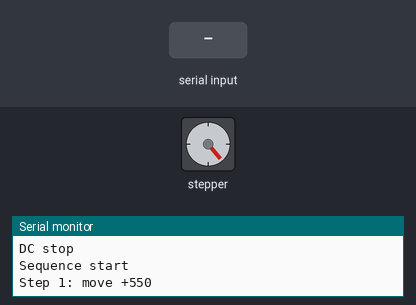
Bench run of a sketch on a simulated Arduino Uno, built with avr-gcc and run on an emulated ATmega328P. Parts: stepper motor, the last lines printed to the serial monitor. Inputs (shaded band) come from the test bench. Stepper angles assume 200 steps per turn.

Above: at 1.3 s.
1.4 s: "mode crazy\n" received over Serial
At 2.4 s:
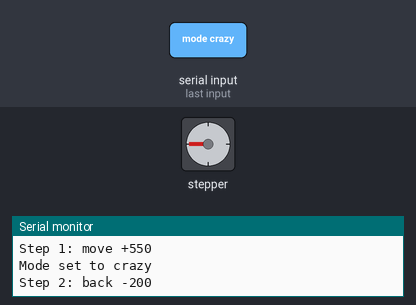
4.4 s: "restart\n" received over Serial
At 6.83 s:
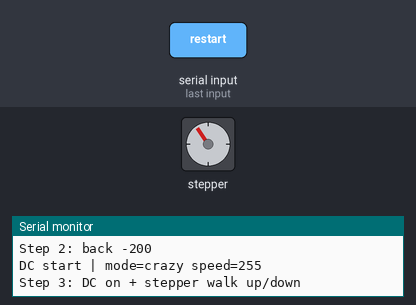
7.4 s: "mode medium\n" received over Serial
At 8.78 s:
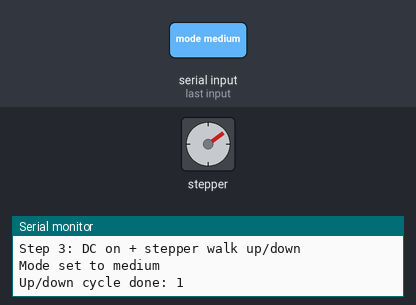
10.4 s: "restart\n" received over Serial
Timing chart, 0 to 22.7 s (numbered marks = the images above; inputs shaded):
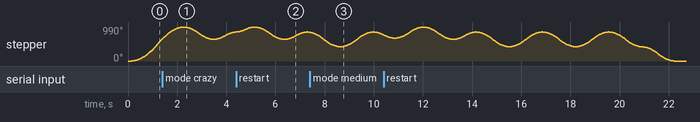

The sketch:

14_2_TB6612.ino
```cpp
/*
  14_2_TB6612.ino

  Advanced non-blocking startup sequence:
  1) Stepper moves +550 steps
  2) Stepper moves -200 steps
  3) DC motor starts (mode: crazy / medium / soft)
  4) While DC runs, stepper walks up/down between target points
  5) After configurable up/down cycles, DC stops
  6) Stepper returns to zero

  Serial commands:
    mode crazy
    mode medium
    mode soft
    restart
    status
    help
*/

#include <Arduino.h>
#include <AccelStepper.h>

// -------------------- DC motor (TB6612) --------------------
const uint8_t DC_DIR_PIN = 12; // SpinEN on CNC shield
const uint8_t DC_PWM_PIN = 9;  // PWM output pin

struct DcMode
{
    const char *name;
    int speed;                   // 0..255
    bool alternateDirection;     // true for crazy mode
    unsigned long toggleEveryMs; // used only when alternateDirection=true
};

const DcMode dcModes[] = {
    {"crazy", 255, true, 140},
    {"medium", 165, false, 0},
    {"soft", 95, false, 0},
    // you can extend the modes here ...
};

// -------------------- Startup/walk parameters --------------------
const long startupForwardSteps = 550;
const long startupBackSteps = 200;

// During DC run, stepper walks between these offsets (relative to base position).
const long walkOffsets[] = {120, -120};
const uint8_t WALK_POINTS = sizeof(walkOffsets) / sizeof(walkOffsets[0]);

const uint8_t DC_MODE_COUNT = sizeof(dcModes) / sizeof(dcModes[0]);
uint8_t activeMode = 1; // 0=crazy, 1=medium, 2=soft

bool dcRunning = false;
int dcDirectionSign = 1;
unsigned long lastDcToggleMs = 0;

// -------------------- Stepper (non-blocking) --------------------
// CNC shield X slot: STEP=2, DIR=5, EN=8
const uint8_t STEP_PIN = 2;
const uint8_t STEP_DIR_PIN = 5;
const uint8_t STEP_ENABLE_PIN = 8;

AccelStepper stepper(AccelStepper::DRIVER, STEP_PIN, STEP_DIR_PIN);

const float stepperMaxSpeed = 700.0f;
const float stepperAccel = 500.0f;

uint8_t walkIndex = 0;
int upDownCyclesDone = 0;
int upDownCyclesTarget = 3; // set to 2 or 3 (or any value >=1)
long walkBasePos = 0;

// -------------------- Sequence state machine --------------------
enum SequenceState
{
    ST_START_MOVE_550 = 0,
    ST_START_BACK_200 = 1,
    ST_WALK_AND_SPIN = 2,
    ST_RETURN_HOME = 3,
    ST_DONE = 4,
};

SequenceState state = ST_START_MOVE_550;

// Sets DC motor direction and PWM speed (-255..255).
void setDcMotor(int speedValue)
{
    speedValue = constrain(speedValue, -255, 255);

    if (speedValue == 0)
    {
        analogWrite(DC_PWM_PIN, 0);
        return;
    }

    if (speedValue > 0)
    {
        digitalWrite(DC_DIR_PIN, HIGH);
        analogWrite(DC_PWM_PIN, speedValue);
    }
    else
    {
        digitalWrite(DC_DIR_PIN, LOW);
        analogWrite(DC_PWM_PIN, -speedValue);
    }
}

// Starts DC motor using the currently selected mode.
void startDc()
{
    const DcMode &m = dcModes[activeMode];
    dcRunning = true;
    dcDirectionSign = 1;
    lastDcToggleMs = millis();
    setDcMotor(dcDirectionSign * m.speed);

    Serial.print("DC start | mode=");
    Serial.print(m.name);
    Serial.print(" speed=");
    Serial.println(m.speed);
}

// Stops the DC motor immediately.
void stopDc()
{
    dcRunning = false;
    setDcMotor(0);
    Serial.println("DC stop");
}

// Updates optional DC direction toggling for crazy mode.
void updateDc()
{
    if (!dcRunning)
    {
        return;
    }

    const DcMode &m = dcModes[activeMode];
    if (!m.alternateDirection)
    {
        return;
    }

    const unsigned long now = millis();
    if (now - lastDcToggleMs >= m.toggleEveryMs)
    {
        lastDcToggleMs = now;
        dcDirectionSign = -dcDirectionSign;
        setDcMotor(dcDirectionSign * m.speed);
    }
}

// Resets variables and starts the startup sequence from step 1.
void startSequence()
{
    stopDc();

    walkIndex = 0;
    upDownCyclesDone = 0;

    state = ST_START_MOVE_550;
    stepper.moveTo(startupForwardSteps);

    Serial.println("Sequence start");
    Serial.println("Step 1: move +550");
}

// Prints current runtime state and counters.
void printStatus()
{
    Serial.print("state=");
    Serial.print((int)state);
    Serial.print(" stepperPos=");
    Serial.print(stepper.currentPosition());
    Serial.print(" stepperTarget=");
    Serial.print(stepper.targetPosition());
    Serial.print(" dc=");
    Serial.print(dcRunning ? "ON" : "OFF");
    Serial.print(" mode=");
    Serial.print(dcModes[activeMode].name);
    Serial.print(" cycles=");
    Serial.print(upDownCyclesDone);
    Serial.print("/");
    Serial.println(upDownCyclesTarget);
}

// Prints available serial commands.
void printHelp()
{
    Serial.println("Commands:");
    Serial.println("  mode crazy");
    Serial.println("  mode medium");
    Serial.println("  mode soft");
    Serial.println("  restart");
    Serial.println("  status");
    Serial.println("  help");
}

// Handles serial input commands.
void handleSerial()
{
    if (!Serial.available())
    {
        return;
    }

    String cmd = Serial.readStringUntil('\n');
    cmd.trim();
    cmd.toLowerCase();

    if (cmd == "mode crazy")
    {
        activeMode = 0;
        Serial.println("Mode set to crazy");
    }
    else if (cmd == "mode medium")
    {
        activeMode = 1;
        Serial.println("Mode set to medium");
    }
    else if (cmd == "mode soft")
    {
        activeMode = 2;
        Serial.println("Mode set to soft");
    }
    else if (cmd == "restart")
    {
        startSequence();
    }
    else if (cmd == "status")
    {
        printStatus();
    }
    else if (cmd == "help")
    {
        printHelp();
    }
    else if (cmd.length() > 0)
    {
        Serial.print("Unknown command: ");
        Serial.println(cmd);
        printHelp();
    }
}

// Advances the non-blocking state machine.
void updateSequence()
{
    if (state == ST_START_MOVE_550)
    {
        if (stepper.distanceToGo() == 0)
        {
            state = ST_START_BACK_200;
            stepper.moveTo(startupForwardSteps - startupBackSteps); // 550 - 200 = 350
            Serial.println("Step 2: back -200");
        }
    }
    else if (state == ST_START_BACK_200)
    {
        if (stepper.distanceToGo() == 0)
        {
            walkBasePos = stepper.currentPosition();
            walkIndex = 0;
            upDownCyclesDone = 0;

            state = ST_WALK_AND_SPIN;
            startDc();

            stepper.moveTo(walkBasePos + walkOffsets[walkIndex]);
            Serial.println("Step 3: DC on + stepper walk up/down");
        }
    }
    else if (state == ST_WALK_AND_SPIN)
    {
        if (stepper.distanceToGo() == 0)
        {
            walkIndex = (walkIndex + 1) % WALK_POINTS;
            stepper.moveTo(walkBasePos + walkOffsets[walkIndex]);

            if (walkIndex == 0)
            {
                upDownCyclesDone++;
                Serial.print("Up/down cycle done: ");
                Serial.println(upDownCyclesDone);

                if (upDownCyclesDone >= upDownCyclesTarget)
                {
                    stopDc();
                    state = ST_RETURN_HOME;
                    stepper.moveTo(0);
                    Serial.println("Step 4: return stepper to zero");
                }
            }
        }
    }
    else if (state == ST_RETURN_HOME)
    {
        if (stepper.distanceToGo() == 0)
        {
            state = ST_DONE;
            Serial.println("Done: stepper at zero, DC stopped");
        }
    }
}

// Initializes pins, stepper settings, serial, and starts the sequence.
void setup()
{
    pinMode(DC_DIR_PIN, OUTPUT);
    pinMode(DC_PWM_PIN, OUTPUT);

    pinMode(STEP_ENABLE_PIN, OUTPUT);
    digitalWrite(STEP_ENABLE_PIN, LOW); // enable stepper driver (active LOW)

    setDcMotor(0);

    stepper.setMaxSpeed(stepperMaxSpeed);
    stepper.setAcceleration(stepperAccel);
    stepper.setCurrentPosition(0);

    Serial.begin(115200);
    delay(150);

    Serial.println("14_2_TB6612 advanced test");
    Serial.print("Default mode: ");
    Serial.println(dcModes[activeMode].name);
    Serial.print("Up/down cycles target: ");
    Serial.println(upDownCyclesTarget);
    printHelp();

    startSequence();
}

// Main loop: serial, DC update, sequence update, stepper run.
void loop()
{
    handleSerial();
    updateDc();
    updateSequence();
    stepper.run(); // non-blocking
}
```
